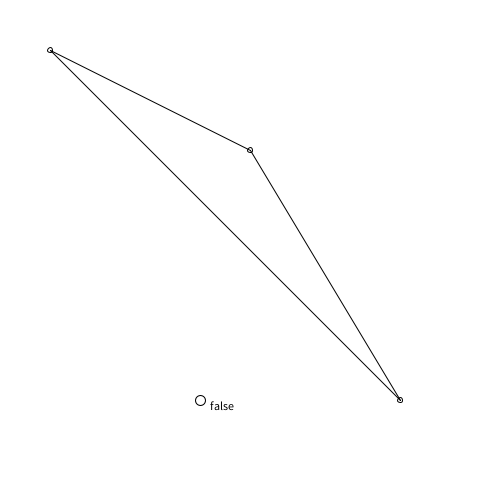
Frame 1 (no input)
Frame 60 (the mouse pressed at the canvas centre just before this capture): identical to frame 1, image omitted
Frame 120 (the mouse held since frame 60 and released just before this capture): identical to frame 1, image omitted

The Processing sketch that drew this single still picture (run headless with seeded random() and noise(); from frame 60 on, the mouse is pressed at the canvas centre):

// Processing sketch: ptInPoly_test_area
// ── ptInPoly_test_area.pde

float x0=250;
float y0=150;
float x1=400;
float y1=400;
float x2=50;
float y2=50;


pt p=new pt(x0,y0);
pt q=new pt(x1,y1);
pt r=new pt(x2,y2);
pt o=new pt(200,400); 

pt[] parr;

void setup(){
  size(500,500);
  background(255);
  parr=new pt[3];
  parr[0]=p;
  parr[1]=q;
  parr[2]=r;
}

void draw(){
  background(255);  
  boolean t=ptInPoly();
  fill(0);
  text(t+"",o.x+10,o.y+10);
  noFill();
  ellipse(o.x,o.y,10,10);
  ellipse(p.x,p.y,5,5);
  ellipse(q.x,q.y,5,5);
  ellipse(r.x,r.y,5,5);
  line(p.x,p.y,q.x,q.y);
  line(r.x,r.y,q.x,q.y);
  line(p.x,p.y,r.x,r.y);
}


boolean ptInPoly(){
  float AR=heron(p,q,r);  
  float sum=0;
  sum+=heron(o,p,q);
  sum+=heron(o,p,r);
  sum+=heron(o,r,q);
  //sum=AR;
  boolean t=false;
  if(abs(sum-AR)<0.1){
    t=true; //in poly
  }else{
    t=false; //not in poly
  }
  fill(0);
  noFill();
  return t;
}


void mouseDragged(){
  o.x=mouseX;
  o.y=mouseY;
  
}

float heron(pt a, pt b, pt c){
  float l=d(a,b);
  float m=d(a,c);
  float n=d(c,b);
  float s=(l+m+n)/2;
  float ar=sqrt(s*(s-l)*(s-m)*(s-n));
  println(l+","+m+","+n+","+s+","+ar);
  return ar;
}

class pt{
  float x,y;
  pt(float x_, float y_){
    this.x=x_;
    this.y=y_;
  }
  float x(){ return this.x; };
  float y(){ return this.y; };  
}

float d(pt g, pt h){ return sqrt((g.x-h.x)*(g.x-h.x) + (g.y-h.y)*(g.y-h.y)); };
